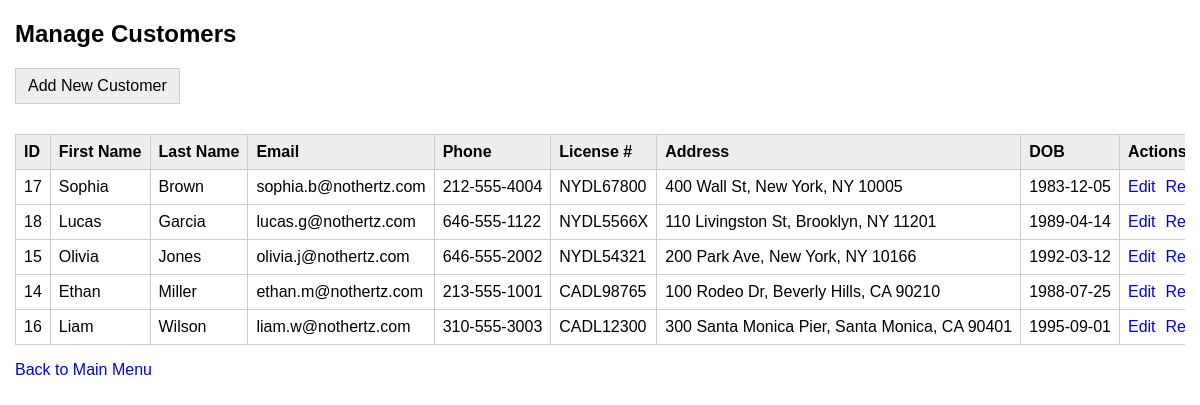
The page /customers.php on the database its author committed.
### tables this page shows
CREATE TABLE `customers` (
  `customer_id` int(11) NOT NULL,
  `first_name` varchar(255) NOT NULL,
  `last_name` varchar(255) NOT NULL,
  `email` varchar(255) NOT NULL,
  `phone` varchar(255) NOT NULL,
  `license_number` varchar(255) NOT NULL,
  `address` varchar(255) NOT NULL,
  `date_of_birth` date NOT NULL
);

### customers.php (the view, shortened to what this page needs)
<?php
include_once "dbconn.php";
?>
<!DOCTYPE html>
<html>
<head>
</head>
<body>
    <h2>Manage Customers</h2>
    <a href="addCustomer.php" class="add-link">Add New Customer</a>
    <div style="overflow-x:auto;">
        <table>
            <thead>
                <tr>
                    <th>ID</th>
                    <th>First Name</th>
                    <th>Last Name</th>
                    <th>Email</th>
                    <th>Phone</th>
                    <th>License #</th>
                    <th>Address</th>
                    <th>DOB</th>
                    <th>Actions</th>
                </tr>
            </thead>
            <tbody>
                <?php
                $sql = "SELECT customer_id, first_name, last_name, email, phone, license_number, address, date_of_birth
                        FROM customers
                        ORDER BY last_name, first_name";
                $result = $conn->query($sql);
                if ($result === false) {
                     echo "<tr><td colspan='9'>Error fetching customers.</td></tr>";
                } elseif ($result->num_rows > 0) {
                    while ($row = $result->fetch_assoc()) {
                        echo "<tr>";
                        echo "<td>" . htmlspecialchars($row['customer_id']) . "</td>";
                        echo "<td>" . htmlspecialchars($row['first_name']) . "</td>";
                        echo "<td>" . htmlspecialchars($row['last_name']) . "</td>";
                        echo "<td>" . htmlspecialchars($row['email']) . "</td>";
                        echo "<td>" . htmlspecialchars($row['phone']) . "</td>";
                        echo "<td>" . htmlspecialchars($row['license_number']) . "</td>";
                        echo "<td>" . htmlspecialchars($row['address']) . "</td>";
                        $dob = date_create($row['date_of_birth']);
                        echo "<td>" . ($dob ? date_format($dob, 'Y-m-d') : 'N/A') . "</td>";
                        echo "<td>";
                        echo "<a href='editCustomer.php?customer_id=" . $row['customer_id'] . "'>Edit</a>";
                        echo "<a href='rentalsByCustomer.php?customer_id=" . $row['customer_id'] . "'>Rentals</a>";
                        echo "</td>";
                        echo "</tr>";
                    }
                } else {
                    echo "<tr><td colspan='9'>No customers found.</td></tr>";
                }
                ?>
            </tbody>
        </table>
    </div>
     <p><a href="index.php">Back to Main Menu</a></p>
</body>
</html>

### customers.php (style rules this page uses)
body { font-family: sans-serif; margin: 15px; }
table { border-collapse: collapse; width: 100%; margin-top: 15px; border: 1px solid #ccc; }
th, td { border: 1px solid #ccc; padding: 8px; text-align: left; white-space: nowrap; }
th { background-color: #eee; }
a { margin-right: 10px; text-decoration: none; }
.add-link { display: inline-block; margin-bottom: 15px; padding: 8px 12px; background-color: #eee; border: 1px solid #ccc; color: black; }

### rows shown on the page
customers: customer_id "17", first_name "Sophia", last_name "Brown", email "sophia.b@nothertz.com", phone "212-555-4004", license_number "NYDL67800", address "400 Wall St, New York, NY 10005", date_of_birth "1983-12-05"
customers: customer_id "18", first_name "Lucas", last_name "Garcia", email "lucas.g@nothertz.com", phone "646-555-1122", license_number "NYDL5566X", address "110 Livingston St, Brooklyn, NY 11201", date_of_birth "1989-04-14"
customers: customer_id "15", first_name "Olivia", last_name "Jones", email "olivia.j@nothertz.com", phone "646-555-2002", license_number "NYDL54321", address "200 Park Ave, New York, NY 10166", date_of_birth "1992-03-12"
customers: customer_id "14", first_name "Ethan", last_name "Miller", email "ethan.m@nothertz.com", phone "213-555-1001", license_number "CADL98765", address "100 Rodeo Dr, Beverly Hills, CA 90210", date_of_birth "1988-07-25"
customers: customer_id "16", first_name "Liam", last_name "Wilson", email "liam.w@nothertz.com", phone "310-555-3003", license_number "CADL12300", address "300 Santa Monica Pier, Santa Monica, CA 90401", date_of_birth "1995-09-01"
